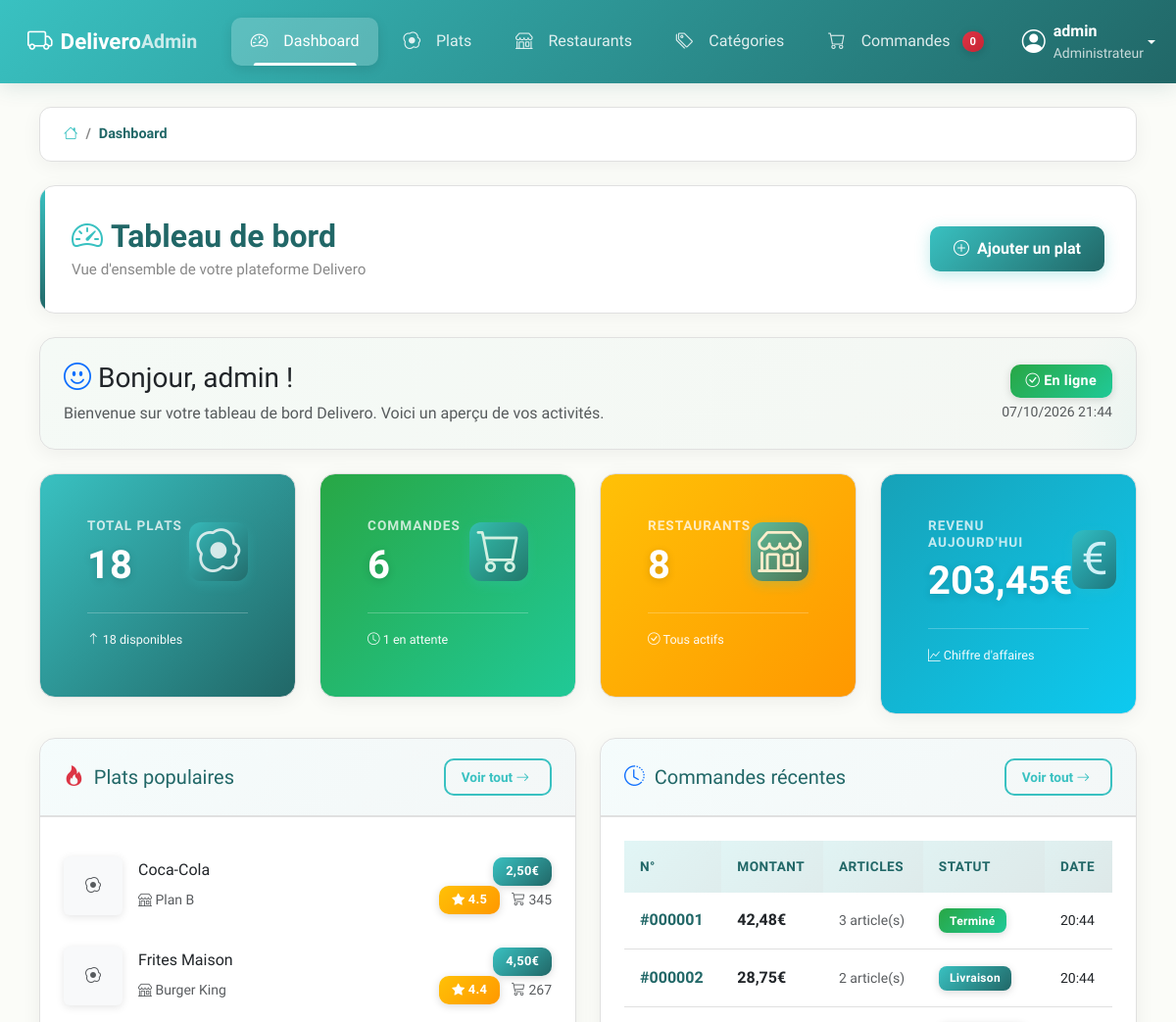
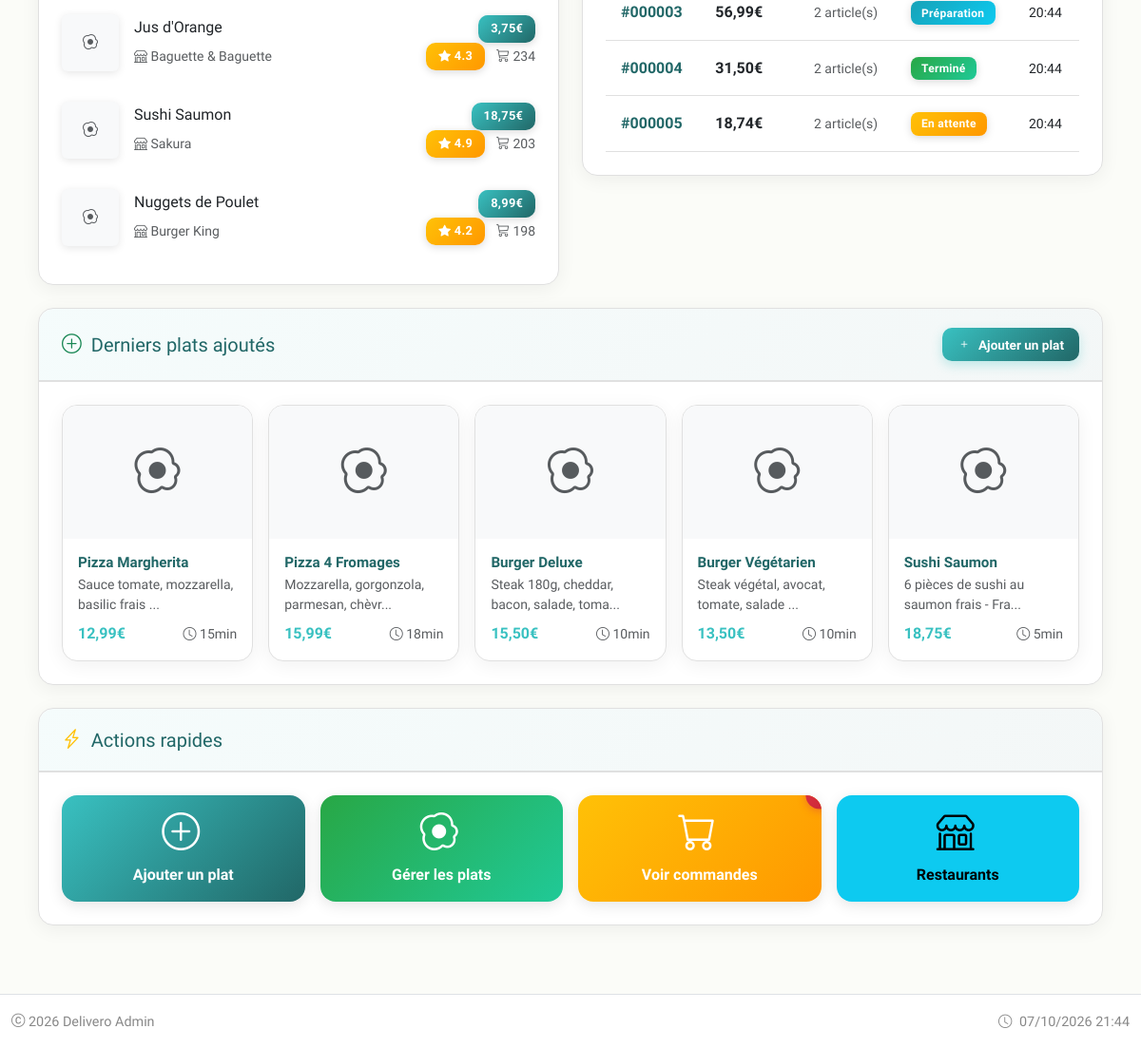
/admin/index.php (signed in), run on the app's committed database (2 pictures, top to bottom).
### tables this page shows
CREATE TABLE IF NOT EXISTS dishes (
    id INT AUTO_INCREMENT PRIMARY KEY,
    name VARCHAR(200) NOT NULL,
    description TEXT,
    price DECIMAL(10,2) NOT NULL,
    category_id INT,
    restaurant_id INT,
    image VARCHAR(255),
    preparation_time INT DEFAULT 20,
    is_available BOOLEAN DEFAULT TRUE,
    is_special BOOLEAN DEFAULT FALSE,
    is_vegetarian BOOLEAN DEFAULT FALSE,
    calories INT,
    ingredients TEXT,
    rating DECIMAL(3,1) DEFAULT 4.0,
    order_count INT DEFAULT 0,
    created_at TIMESTAMP DEFAULT CURRENT_TIMESTAMP,
    updated_at TIMESTAMP DEFAULT CURRENT_TIMESTAMP ON UPDATE CURRENT_TIMESTAMP,
    FOREIGN KEY (category_id) REFERENCES categories(id) ON DELETE SET NULL,
    FOREIGN KEY (restaurant_id) REFERENCES restaurants(id) ON DELETE SET NULL,
    INDEX idx_category (category_id),
    INDEX idx_restaurant (restaurant_id),
    INDEX idx_available (is_available),
    INDEX idx_special (is_special),
    INDEX idx_price (price)
);

CREATE TABLE IF NOT EXISTS restaurants (
    id INT AUTO_INCREMENT PRIMARY KEY,
    name VARCHAR(200) NOT NULL,
    address TEXT,
    phone VARCHAR(20),
    email VARCHAR(100),
    image VARCHAR(255),
    delivery_time VARCHAR(20) DEFAULT '30-40 min',
    rating DECIMAL(3,1) DEFAULT 4.0,
    is_active BOOLEAN DEFAULT TRUE,
    created_at TIMESTAMP DEFAULT CURRENT_TIMESTAMP,
    INDEX idx_active (is_active),
    INDEX idx_rating (rating)
);

CREATE TABLE IF NOT EXISTS orders (
    id INT AUTO_INCREMENT PRIMARY KEY,
    order_number VARCHAR(20) UNIQUE NOT NULL,
    user_id INT,
    total DECIMAL(10,2) NOT NULL,
    status ENUM('pending', 'preparing', 'delivering', 'completed', 'cancelled') DEFAULT 'pending',
    delivery_address TEXT,
    delivery_time TIME,
    payment_method VARCHAR(50),
    notes TEXT,
    created_at TIMESTAMP DEFAULT CURRENT_TIMESTAMP,
    updated_at TIMESTAMP DEFAULT CURRENT_TIMESTAMP ON UPDATE CURRENT_TIMESTAMP,
    FOREIGN KEY (user_id) REFERENCES users(id) ON DELETE SET NULL,
    INDEX idx_order_number (order_number),
    INDEX idx_status (status),
    INDEX idx_created (created_at)
);

### admin/templates/dashboard.phtml (the view, shortened to what the rows shown need)
<div class="row g-4 mb-4">
    <div class="col-md-6 col-lg-3">
        <div class="stat-card card bg-primary text-white">
            <div class="card-body">
                <div class="d-flex justify-content-between align-items-center">
                    <div>
                        <h2 class="card-title display-6"><?= $stats['total_dishes'] ?></h2>
                    </div>
                </div>
            </div>
        </div>
    </div>
    <div class="col-md-6 col-lg-3">
        <div class="stat-card card bg-success text-white">
            <div class="card-body">
                <div class="d-flex justify-content-between align-items-center">
                    <div>
                        <h2 class="card-title display-6"><?= $stats['total_orders'] ?></h2>
                    </div>
                </div>
            </div>
        </div>
    </div>
    <div class="col-md-6 col-lg-3">
        <div class="stat-card card bg-warning text-white">
            <div class="card-body">
                <div class="d-flex justify-content-between align-items-center">
                    <div>
                        <h2 class="card-title display-6"><?= $stats['total_restaurants'] ?></h2>
                    </div>
                </div>
            </div>
        </div>
    </div>
    <div class="col-md-6 col-lg-3">
        <div class="stat-card card bg-info text-white">
            <div class="card-body">
                <div class="d-flex justify-content-between align-items-center">
                    <div>
                        <h2 class="card-title display-6"><?= number_format($stats['revenue_today'], 2, ',', ' ') ?>€</h2>
                    </div>
                </div>
            </div>
        </div>
    </div>
</div>
<div class="row g-4">
    <div class="col-lg-6">
        <div class="card">
            <div class="card-body">
                <?php if (empty($popularDishes)): ?>
                    <div class="text-center py-4">
                        <i class="bi bi-egg-fried display-4 text-muted"></i>
                        <p class="text-muted mt-3">Aucun plat populaire</p>
                    </div>
                <?php else: ?>
                    <div class="list-group list-group-flush">
                        <?php foreach ($popularDishes as $dish): ?>
                            <div class="list-group-item border-0 px-0 py-3">
                                <div class="d-flex align-items-center">
                                    <div class="flex-shrink-0">
                                        <?php if (!empty($dish['image'])): ?>
                                            <img src="../<?= htmlspecialchars($dish['image']) ?>"
                                                 alt="<?= htmlspecialchars($dish['name']) ?>"
                                                 class="rounded"
                                                 style="width: 60px; height: 60px; object-fit: cover;">
                                        <?php else: ?>
                                            <div class="bg-light rounded d-flex align-items-center justify-content-center"
                                                 style="width: 60px; height: 60px;">
                                                <i class="bi bi-egg-fried text-muted"></i>
                                            </div>
                                        <?php endif; ?>
                                    </div>
                                    <div class="flex-grow-1 ms-3">
                                        <div class="d-flex justify-content-between align-items-center">
                                            <h6 class="mb-1"><?= htmlspecialchars($dish['name']) ?></h6>
                                            <span class="badge bg-primary">
                                                <?= number_format($dish['price'], 2, ',', ' ') ?>€
                                            </span>
                                        </div>
                                        <div class="d-flex justify-content-between align-items-center">
                                            <small class="text-muted">
                                                <i class="bi bi-shop"></i>
                                                <?= htmlspecialchars($dish['restaurant_name'] ?? 'Restaurant') ?>
                                            </small>
                                            <div class="text-end">
                                                <span class="badge bg-warning">
                                                    <i class="bi bi-star-fill"></i> <?= $dish['rating'] ?>
                                                </span>
                                                <small class="text-muted ms-2">
                                                    <i class="bi bi-cart3"></i> <?= $dish['order_count'] ?>
                                                </small>
                                            </div>
                                        </div>
                                    </div>
                                </div>
                            </div>
                        <?php endforeach; ?>
                    </div>
                <?php endif; ?>
            </div>
        </div>
    </div>
    <div class="col-lg-6">
        <div class="card">
            <div class="card-body">
                <?php if (empty($recentOrders)): ?>
                    <div class="text-center py-4">
                        <i class="bi bi-cart display-4 text-muted"></i>
                        <p class="text-muted mt-3">Aucune commande récente</p>
                    </div>
                <?php else: ?>
                    <div class="table-responsive">
                        <table class="table table-hover table-sm">
                            <thead>
                                <tr>
                                    <th>N°</th>
                                    <th>Montant</th>
                                    <th>Articles</th>
                                    <th>Statut</th>
                                    <th>Date</th>
                                </tr>
                            </thead>
                            <tbody>
                                <?php foreach ($recentOrders as $order): ?>
                                    <tr>
                                        <td>
                                            <strong>#<?= str_pad($order['id'], 6, '0', STR_PAD_LEFT) ?></strong>
                                        </td>
                                        <td>
                                            <span class="fw-bold"><?= number_format($order['total'], 2, ',', ' ') ?>€</span>
                                        </td>
                                        <td>
                                            <small class="text-muted" title="<?= htmlspecialchars($order['dish_names']) ?>">
                                                <?= $order['items_count'] ?> article(s)
                                            </small>
                                        </td>
                                        <td>
                                            <?php
                                            $statusClass = [
                                                'pending' => 'warning',
                                                'preparing' => 'info',
                                                'delivering' => 'primary',
                                                'completed' => 'success',
                                                'cancelled' => 'danger'
                                            ];
                                            $statusText = [
                                                'pending' => 'En attente',
                                                'preparing' => 'Préparation',
                                                'delivering' => 'Livraison',
                                                'completed' => 'Terminé',
                                                'cancelled' => 'Annulé'
                                            ];
                                            ?>
                                            <span class="badge bg-<?= $statusClass[$order['status']] ?>">
                                                <?= $statusText[$order['status']] ?>
                                            </span>
                                        </td>
                                        <td>
                                            <small><?= date('H:i', strtotime($order['created_at'])) ?></small>
                                        </td>
                                    </tr>
                                <?php endforeach; ?>
                            </tbody>
                        </table>
                    </div>
                <?php endif; ?>
            </div>
        </div>
    </div>
</div>
<div class="row mt-4">
    <div class="col-12">
        <div class="card">
            <div class="card-body">
                <?php if (empty($recentDishes)): ?>
                    <div class="text-center py-4">
                        <i class="bi bi-egg-fried display-4 text-muted"></i>
                        <p class="text-muted mt-3">Aucun plat récent</p>
                    </div>
                <?php else: ?>
                    <div class="row row-cols-1 row-cols-md-2 row-cols-lg-3 row-cols-xl-5 g-3">
                        <?php foreach ($recentDishes as $dish): ?>
                            <div class="col">
                                <div class="card dish-card-sm h-100">
                                    <div class="dish-card-sm-image">
                                        <?php if (!empty($dish['image'])): ?>
                                            <img src="../<?= htmlspecialchars($dish['image']) ?>"
                                                 alt="<?= htmlspecialchars($dish['name']) ?>">
                                        <?php else: ?>
                                            <div class="bg-light d-flex align-items-center justify-content-center">
                                                <i class="bi bi-egg-fried text-muted"></i>
                                            </div>
                                        <?php endif; ?>
                                    </div>
                                    <div class="card-body p-3">
                                        <h6 class="card-title mb-1"><?= htmlspecialchars($dish['name']) ?></h6>
                                        <p class="card-text small text-muted mb-2">
                                            <?= htmlspecialchars(substr($dish['description'] ?? '', 0, 40)) ?>...
                                        </p>
                                        <div class="d-flex justify-content-between align-items-center">
                                            <span class="fw-bold text-primary">
                                                <?= number_format($dish['price'], 2, ',', ' ') ?>€
                                            </span>
                                            <small class="text-muted">
                                                <i class="bi bi-clock"></i> <?= $dish['preparation_time'] ?>min
                                            </small>
                                        </div>
                                    </div>
                                </div>
                            </div>
                        <?php endforeach; ?>
                    </div>
                <?php endif; ?>
            </div>
        </div>
    </div>
</div>

### data on the page
dishes: name "Coca-Cola", price "2,50", restaurant.name "Plan B", rating "4.5", order_count "345"
dishes: name "Frites Maison", price "4,50", restaurant.name "Burger King", rating "4.4", order_count "267"
dishes: name "Jus d'Orange", price "3,75", restaurant.name "Baguette & Baguette", rating "4.3", order_count "234"
dishes: name "Sushi Saumon", price "18,75", restaurant.name "Sakura", rating "4.9", order_count "203", description "6 pièces de sushi au saumon frais - Fra", preparation_time "5"
dishes: name "Nuggets de Poulet", price "8,99", restaurant.name "Burger King", rating "4.2", order_count "198"
orders: id "000001", total "42,48", items_count "3", status "Terminé", created_at "20:44"
orders: id "000002", total "28,75", items_count "2", status "Livraison", created_at "20:44"
orders: id "000003", total "56,99", items_count "2", status "Préparation", created_at "20:44"
orders: id "000004", total "31,50", items_count "2", status "Terminé", created_at "20:44"
orders: id "000005", total "18,74", items_count "2", status "En attente", created_at "20:44"
dishes: name "Pizza Margherita", description "Sauce tomate, mozzarella, basilic frais", price "12,99", preparation_time "15"
dishes: name "Pizza 4 Fromages", description "Mozzarella, gorgonzola, parmesan, chèvr", price "15,99", preparation_time "18"
dishes: name "Burger Deluxe", description "Steak 180g, cheddar, bacon, salade, toma", price "15,50", preparation_time "10"
dishes: name "Burger Végétarien", description "Steak végétal, avocat, tomate, salade", price "13,50", preparation_time "10"

### other printed values
$_SESSION['username'] "admin"
$crumb['title'] "Dashboard"
$pageTitle "Tableau de bord"
$pageDescription "Vue d'ensemble de votre plateforme Delivero"
$actionButton['text'] "Ajouter un plat"
$stats['total_dishes'] "18"
$stats['available_dishes'] "18"
$stats['total_orders'] "6"
$stats['pending_orders'] "1"
$stats['total_restaurants'] "8"
$stats['revenue_today'] "203,45"
